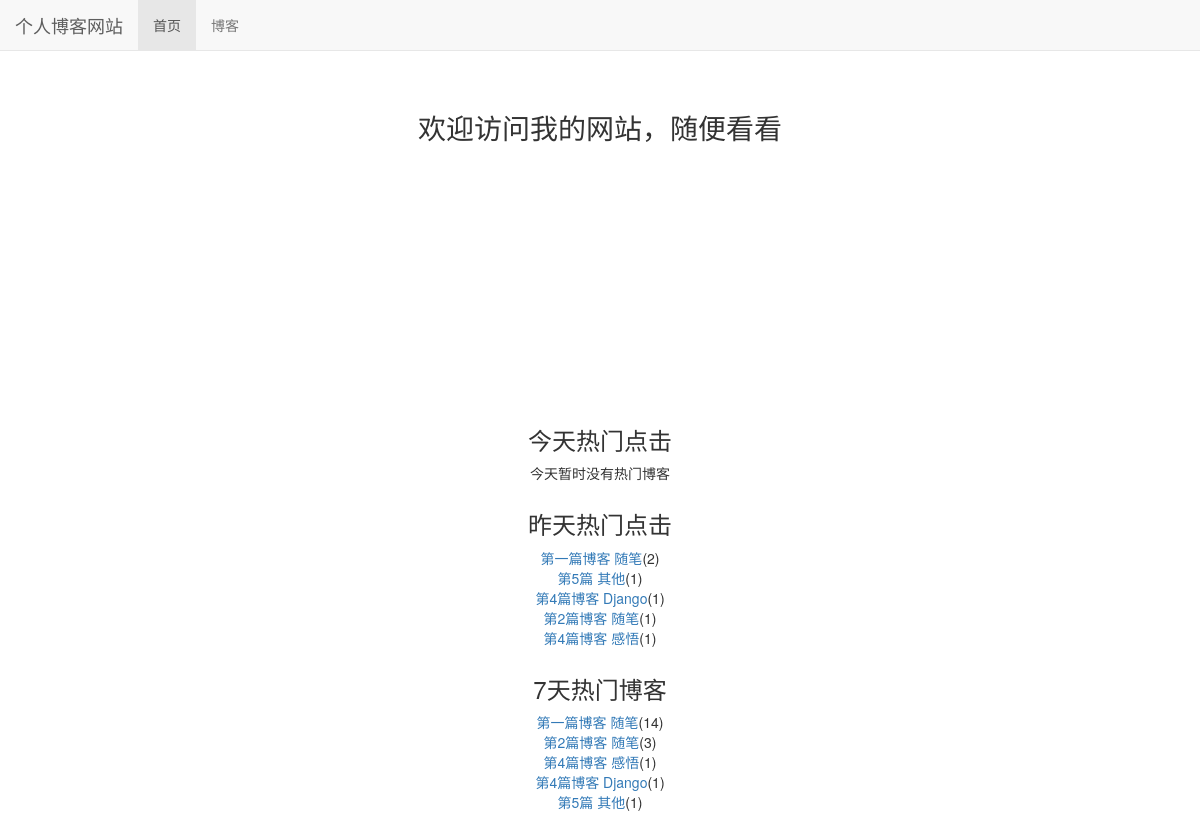
/, run on an earlier commit of the app's database.
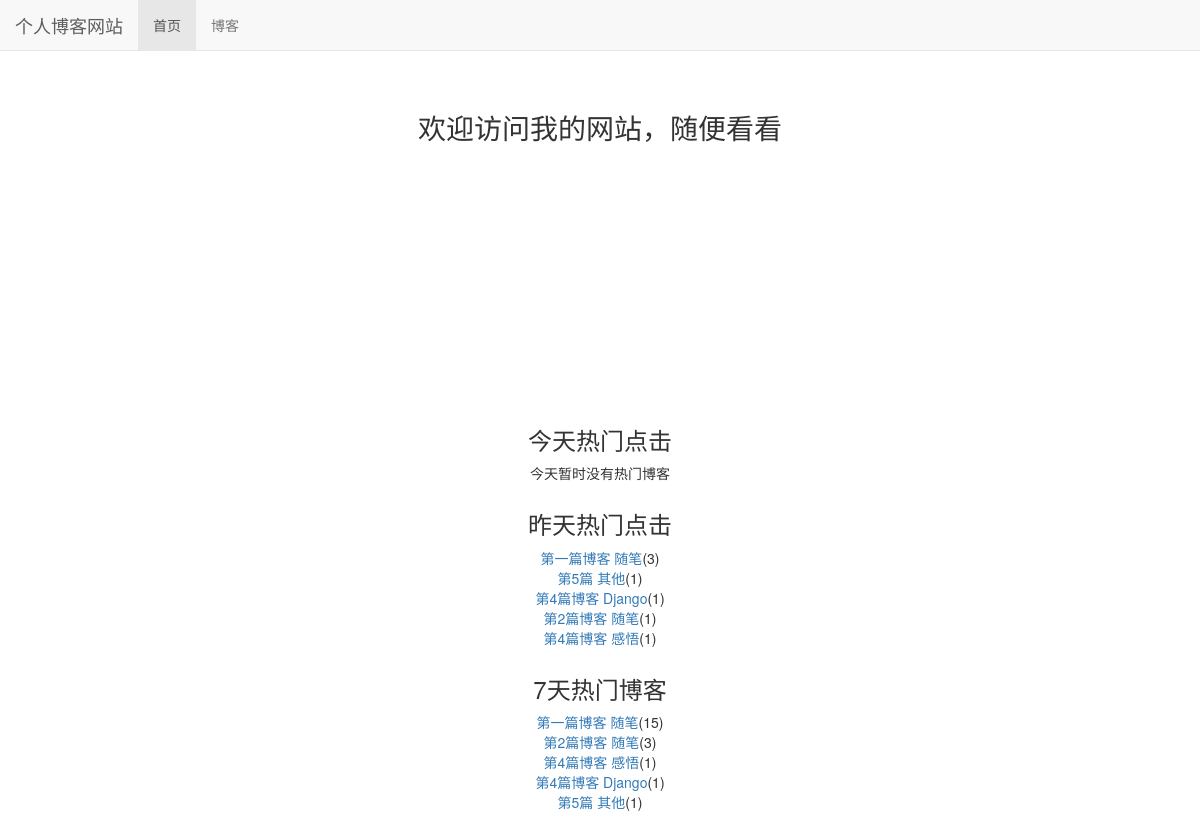
And on a later commit of the database.
### read_statistics/models.py (models this page shows)
class ReadDetail(models.Model):
    date = models.DateField(default=timezone.now)
    read_num = models.IntegerField(default=0)
    content_type = models.ForeignKey(ContentType, on_delete=models.DO_NOTHING)
    object_id = models.PositiveIntegerField()
    content_object = GenericForeignKey('content_type', 'object_id')

### blog/models.py (models this page shows, shortened)
class Blog(models.Model, ReadNumExpandMethod):  # 继承 方法
    title = models.CharField(max_length=50)
    blog_type = models.ForeignKey(BlogType, on_delete=models.DO_NOTHING)
    content = RichTextUploadingField()
    author = models.ForeignKey(User, on_delete=models.DO_NOTHING)
    read_details = GenericRelation(ReadDetail)
    created_time = models.DateTimeField(auto_now_add=True)
    last_updated_time = models.DateTimeField(auto_now=True)
    class Meta:
        ordering = ['created_time']

### mysite/views.py (the view)
# urls.py: 2. Add a URL to urlpatterns:  path('', views.home, name='home')
def home(request):
    blog_content_type = ContentType.objects.get_for_model(Blog)
    dates, read_nums = get_seven_days_read_data(blog_content_type)
    today_hot_data = get_today_hot_data(blog_content_type)
    yesterday_hot_data = get_yesterday_hot_data(blog_content_type)
    hot_data_for_7_days = cache.get('hot_data_for_7_days')
    if hot_data_for_7_days is None:
        hot_data_for_7_days = get_7_days_hot_data(blog_content_type)
        cache.set('hot_data_for_7_days', hot_data_for_7_days, 20)
        print('calc')
    else:
        print('use cache')
    context = {}
    context['dates'] = dates
    context['read_nums'] = read_nums
    context['today_hot_data'] = today_hot_data
    context['yesterday_hot_data'] = yesterday_hot_data
    context['hot_data_for_7_days'] = hot_data_for_7_days
    return render(request, 'home.html', context)

### read_statistics/utils.py (called while the page is built)
def get_seven_days_read_data(content_type):
    today = timezone.now().date()
    dates = []
    read_nums = []
    for i in range(6, -1, -1):
        date = today - datetime.timedelta(days=i)
        dates.append(date.strftime('%m/%d'))
        read_details = ReadDetail.objects.filter(
            content_type=content_type, date=date)
        result = read_details.aggregate(read_num_sum=Sum('read_num'))  # 聚合
        read_nums.append(result['read_num_sum'] or 0)  # 空则为0
    return dates, read_nums

def get_today_hot_data(content_type):
    today = timezone.now().date()
    read_details = ReadDetail.objects.filter(
        content_type=content_type, date=today).order_by('-read_num')
    return read_details[:7]  # 取前7条

def get_yesterday_hot_data(content_type):
    today = timezone.now().date()
    yesterday = today - datetime.timedelta(days=1)
    read_details = ReadDetail.objects.filter(
        content_type=content_type, date=yesterday).order_by('-read_num')
    return read_details[:7]

def get_7_days_hot_data(content_type):
    today = timezone.now().date()
    date = today - datetime.timedelta(days=7)
    blogs = Blog.objects\
        .filter(read_details__date__lt=today, read_details__date__gte=date)\
        .values('id', 'title')\
        .annotate(read_num_sum=Sum('read_details__read_num'))\
        .order_by('-read_num_sum')
    return blogs[:7]

### templates/home.html (shortened to what this page needs)
{% extends "base.html" %}
{% load staticfiles %}
{% block nav_home_active %}active{% endblock %}
{% block header_extends %}
    <link rel="stylesheet" href="{% static 'home.css' %}">
{% endblock header_extends %}
{% block content %}
    <h3 class="home-content">欢迎访问我的网站，随便看看</h3>
    <div id="container"></div>
<div class="hot-data">
    <h3 class="hot_data_title">今天热门点击</h3>
    <ul>
        {% for hot_data in today_hot_data  %}
        <li><a href="{% url 'blog_detail' hot_data.content_object.pk %}">{{ hot_data.content_object.title }}</a>({{ hot_data.read_num }})</li>
        {% empty %}
        <li>今天暂时没有热门博客</li>
        {% endfor %}
    </ul>
</div>
<div class="hot-data">
    <h3>昨天热门点击</h3>
    <ul>
        {% for hot_data in yesterday_hot_data  %}
        <li><a href="{% url 'blog_detail' hot_data.content_object.pk %}">{{ hot_data.content_object.title }}</a>({{ hot_data.read_num }})</li>
        {% empty %}
        <li>昨天没有热门博客</li>
        {% endfor %}
    </ul>
</div>
<div class="hot-data">
    <h3>7天热门博客</h3>
    <ul>
        {% for hot_data in hot_data_for_7_days  %}
        <li><a href="{% url 'blog_detail' hot_data.id %}">{{ hot_data.title }}</a>({{ hot_data.read_num_sum }})</li>
        {% empty %}
        <li>没有热门博客</li>
        {% endfor %}
    </ul>
</div>
{% endblock content %}

### templates/base.html (shortened to what this page needs)
{% load staticfiles %}
<!DOCTYPE html>
<html lang="zh-CN">
<head>
    <link rel="stylesheet" href="/static/base.css">
    <link rel="stylesheet" href="{% static 'bootstrap-3.3.7/css/bootstrap.min.css' %}">
    {% block header_extends %}
    {% endblock header_extends %}
</head>
<body>
    <div class="navbar navbar-default navbar-fixed-top" role="navigation">
        <div class="container-fluid">
            <div class="navbar-header">
                <a class="navbar-brand" href="{% url 'home' %}">个人博客网站</a>
            </div>
            <div class="collapse navbar-collapse" id="navbar-collapse">
                <ul class="nav navbar-nav">
                        <li class="{% block nav_home_active %}{% endblock %}"><a href="{% url 'home' %}">首页</a></li>
                        <li class="{% block nav_blog_active%}{% endblock%}">
                        <a href="{% url 'blog_list' %}">博客</a></li>
                </ul>
            </div>
        </div>
    </div>
        {% block content %}{% endblock content %}
</body>
</html>

### static/base.css (style rules this page uses)
* { margin: 0; padding: 0; }
body { margin-top: 70px!important; }
ul { list-style: none; }

### static/home.css (style rules this page uses)
h3.home-content { font-size: 2em; text-align: center; margin-top: 4em; margin-bottom: 2em; }
div#container { margin: 0 auto; height:200px; width: 600px; }
div.hot-data { text-align: center; margin-top: 2em }

What changed in the data, as far as the page shows it:
changed ReadDetail "第一篇博客 随笔": read_num "2" → "3"
computed for Blog "第一篇博客 随笔": read_num_sum "14" → "15"
